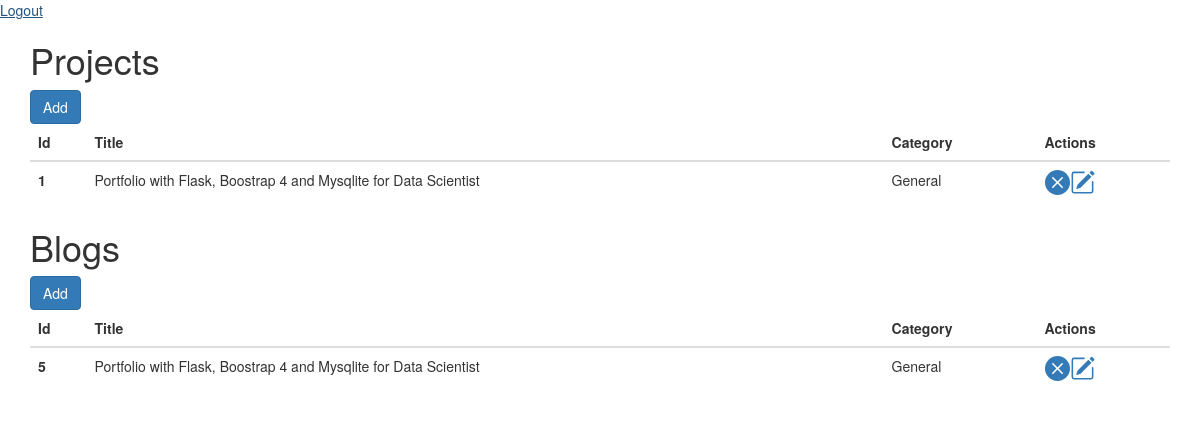
The page /cms (signed in) on the database its author committed.
### app/models.py (models this page shows, shortened)
class Project(db.Model):
    id = db.Column(db.Integer, primary_key=True)
    title = db.Column(db.String(200), index=True)
    description = db.Column(db.Text, index=True)
    content = db.Column(db.Text, index=True)
    cat = db.Column(db.String(20), index=True)
    image = db.Column(db.String(50), index=True)
    created_at = db.Column(db.DateTime, nullable=False,default=datetime.utcnow)

class Blog(db.Model):
    id = db.Column(db.Integer, primary_key=True)
    title = db.Column(db.String(200), index=True)
    description = db.Column(db.Text, index=True)
    content = db.Column(db.Text, index=True)
    cat = db.Column(db.String(20), index=True)
    image = db.Column(db.String(50), index=True)
    created_at = db.Column(db.DateTime, nullable=False,default=datetime.utcnow)

### app/routes.py (the view)
@app.route('/cms')
@login_required
def cms():
    projects = Project.query.all()
    entries = Blog.query.all()
    return render_template('cms.html', projects=projects, entries=entries, root=root)

### app/models.py (called while the page is built)
@login.user_loader
def load_user(id):
    return User.query.get(int(id))

### app/templates/cms.html (shortened to what this page needs)
{% extends 'bootstrap/base.html' %}
{% block styles %}
{{ super() }}
{% endblock %}
{% block content %}
<a href="{{url_for('logout')}}">Logout</a>
<div class="container mt-5">
	<h1>Projects</h1>
	<a class="btn btn-primary" href="{{url_for('add_project')}}" role="button">Add</a>
	<table class="table table-hover">
		<thead>
			<tr>
				<th scope="col">Id</th>
				<th scope="col">Title</th>
				<th scope="col">Category</th>
				<th scope="col">Actions</th>
			</tr>
		</thead>
		<tbody>
			{% for project in projects:%}
			<tr>
				<th scope="row">{{project.id}}</th>
				<td>{{project.title}}</td>
				<td>{{project.cat}}</td>
				<td><a href="{{root+'/api/delete_project/'+(project.id|string())}}"></a><a href="{{root+'/update_project/'+(project.id|string())}}"></a></td>
			</tr>
			{% endfor %}
		</tbody>
	</table>
	<h1>Blogs</h1>
	<a class="btn btn-primary" href="{{url_for('add_blog')}}" role="button">Add</a>
	<table class="table table-hover">
		<thead>
			<tr>
				<th scope="col">Id</th>
				<th scope="col">Title</th>
				<th scope="col">Category</th>
				<th scope="col">Actions</th>
			</tr>
		</thead>
		<tbody>
			{% for blog in entries:%}
			<tr>
				<th scope="row">{{blog.id}}</th>
				<td>{{blog.title}}</td>
				<td>{{blog.cat}}</td>
				<td><a href="{{root+'/api/delete_blog/'+(blog.id|string())}}"></a><a href="{{root+'/update_blog/'+(blog.id|string())}}"></a></td>
			</tr>
			{% endfor %}
		</tbody>
	</table>
</div>
{% endblock %}

### rows shown on the page
Project: id "1", title "Portfolio with Flask, Boostrap 4 and Mysqlite for Data Scientist", cat "General"
Blog: id "5", title "Portfolio with Flask, Boostrap 4 and Mysqlite for Data Scientist", cat "General"
